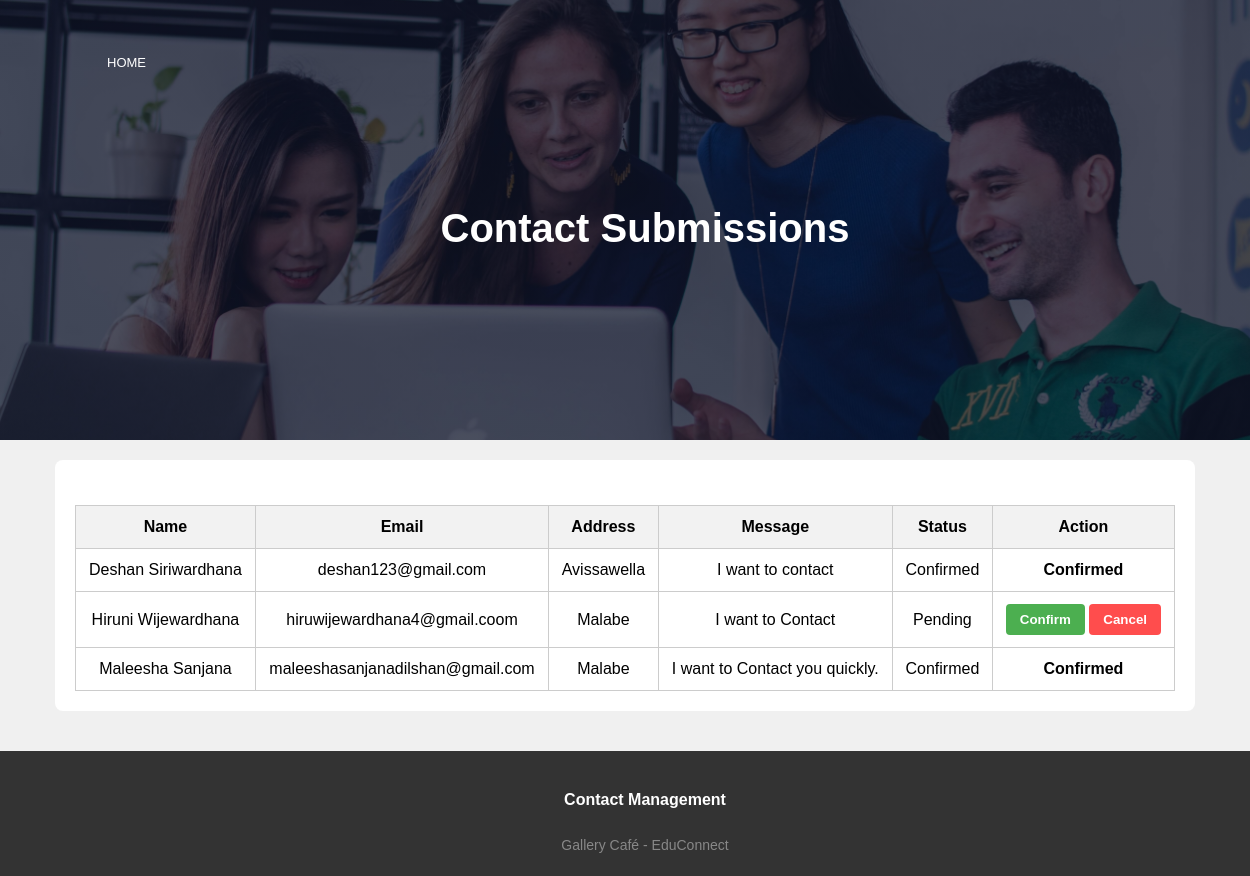
The page /PHP/manage_contacts.php on the database its author committed.
### tables this page shows
CREATE TABLE `contacts` (
  `id` int(11) NOT NULL,
  `name` varchar(100) NOT NULL,
  `email` varchar(100) NOT NULL,
  `address` varchar(255) DEFAULT NULL,
  `message` text DEFAULT NULL,
  `status` enum('pending','confirmed','cancelled') DEFAULT 'pending',
  `created_at` timestamp NOT NULL DEFAULT current_timestamp()
);

### PHP/manage_contacts.php (the view, shortened to what this page needs)
<?php
$conn = new mysqli("localhost", "root", "", "educonnect_db");
$result = $conn->query("SELECT * FROM contacts ORDER BY created_at DESC");
?>
<!DOCTYPE html>
<html lang="en">
<head>
  <link rel="stylesheet" href="../Style/About.css" />
</head>
<body>
<section class="sub-header">
  <nav>
    <div class="nav-links" id="navLinks">
      <ul>
        <li><a href="../staff.html">HOME</a></li>
      </ul>
    </div>
  </nav>
  <h1>Contact Submissions</h1>
</section>
<div class="container">
  <table>
    <thead>
      <tr>
        <th>Name</th><th>Email</th><th>Address</th><th>Message</th><th>Status</th><th>Action</th>
      </tr>
    </thead>
    <tbody>
      <?php while($row = $result->fetch_assoc()): ?>
      <tr>
        <td><?= htmlspecialchars($row['name']) ?></td>
        <td><?= htmlspecialchars($row['email']) ?></td>
        <td><?= htmlspecialchars($row['address']) ?></td>
        <td><?= htmlspecialchars($row['message']) ?></td>
        <td><?= ucfirst($row['status']) ?></td>
        <td>
          <?php if ($row['status'] === 'pending'): ?>
          <form method="POST" style="display:inline;">
            <button type="submit" name="action" value="confirm" class="btn btn-confirm">Confirm</button>
            <button type="submit" name="action" value="cancel" class="btn btn-cancel">Cancel</button>
          </form>
          <?php else: ?>
            <strong><?= ucfirst($row['status']) ?></strong>
          <?php endif; ?>
        </td>
      </tr>
      <?php endwhile; ?>
    </tbody>
  </table>
</div>
<section class="footer">
  <h4>Contact Management</h4>
  <p>Gallery Café - EduConnect</p>
</section>
</body>
</html>

### Style/About.css (style rules this page uses)
* { margin: 0; padding: 0; font-family: 'Poppins', sans-serif; }
nav { display: flex; padding: 2% 6%; justify-content: space-between; align-items: center; }
.nav-links { text-align: right; }
.nav-links ul li { list-style: none; display: inline-block; padding: 8px 12px; position: relative; }
.nav-links ul li a { text-decoration: none; color: #ffffff; font-size: 13px; }
.nav-links ul li::after { content: ''; width: 0%; height: 2px; background: #f44336; display: block; margin: auto; transition: 0.5s; }
h1 { font-size: 36px; font-weight: 600; }
p { color: #888; font-size: 14px; font-weight: 300; line-height: 22px; }
.footer { width: 100%; text-align: center; padding: 30px 0; }
.footer h4 { margin-top: 20px; margin-bottom: 25px; font-weight: 600; }
.sub-header { height: 50vh; width: 100%; background-image: linear-gradient(rgba(4, 9, 30, 0.7), rgba(4, 9, 30, 0.7)), url(../images/intro1.jpg); background-position: center; background-size: cover; text-align: center; color: #fff; }
.sub-header h1 { margin-top: 100px; }

### PHP/manage_contacts.php (style rules this page uses)
body { font-family: 'Poppins', sans-serif; background-color: #f0f0f0; margin: 0; padding: 0; }
.container { max-width: 1100px; margin: 20px auto; background: white; padding: 20px; border-radius: 8px; }
.sub-header { background-color: #333; color: #fff; padding: 20px; text-align: center; }
h1 { font-size: 2.5rem; margin: 0; }
table { width: 100%; border-collapse: collapse; margin-top: 25px; }
th, td { border: 1px solid #ccc; padding: 12px; text-align: center; }
th { background-color: #f2f2f2; font-weight: bold; }
.btn-confirm { background-color: #4CAF50; color: white; }
.btn-cancel { background-color: #ff4d4d; color: white; }
.btn { padding: 8px 14px; border: none; border-radius: 4px; font-weight: bold; cursor: pointer; }
.footer { text-align: center; margin-top: 40px; background: #333; color: white; padding: 20px; }

### rows shown on the page
contacts: name "Deshan Siriwardhana", email "deshan123@gmail.com", address "Avissawella", message "I want to contact", status "Confirmed"
contacts: name "Hiruni Wijewardhana", email "hiruwijewardhana4@gmail.coom", address "Malabe", message "I want to Contact", status "Pending"
contacts: name "Maleesha Sanjana", email "maleeshasanjanadilshan@gmail.com", address "Malabe", message "I want to Contact you quickly.", status "Confirmed"
